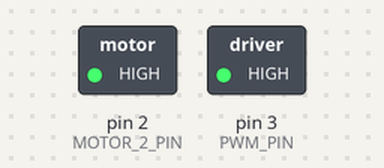
The sketch below on a simulated Arduino Uno, built with avr-gcc and run on an emulated ATmega328P. Shown: switched loads named in the sketch (green lamp = pin HIGH). Pins used as bus, display or sensor lines are not drawn; what the sketch prints to the serial monitor is not drawn.

Above: at 0.1 s.
Timing chart, 0 to 1.6 s (numbered marks = the images above):
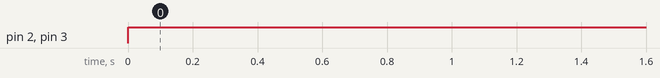

Measured:
- by itself, pin 2 (MOTOR_2_PIN), pin 3 (PWM_PIN): LOW → HIGH at 0.00 s

The sketch:

tb6612_fng.ino
```cpp
#define PWM_PIN 3
#define MOTOR_1_PIN 1
#define MOTOR_2_PIN 2
#define STANDBY_PIN 0

void setup() {
  Serial.begin(115200);
  pinMode(PWM_PIN, OUTPUT);
  pinMode(MOTOR_1_PIN, OUTPUT);
  pinMode(MOTOR_2_PIN, OUTPUT);
  pinMode(STANDBY_PIN, OUTPUT);
  digitalWrite(STANDBY_PIN, LOW);
  Serial.println("initialized");
}

void loop() {
  digitalWrite(STANDBY_PIN, HIGH);
  digitalWrite(PWM_PIN, HIGH);
  digitalWrite(MOTOR_1_PIN, LOW);
  digitalWrite(MOTOR_2_PIN, HIGH);

  delay(5000);
  Serial.println("loop");
}
```
